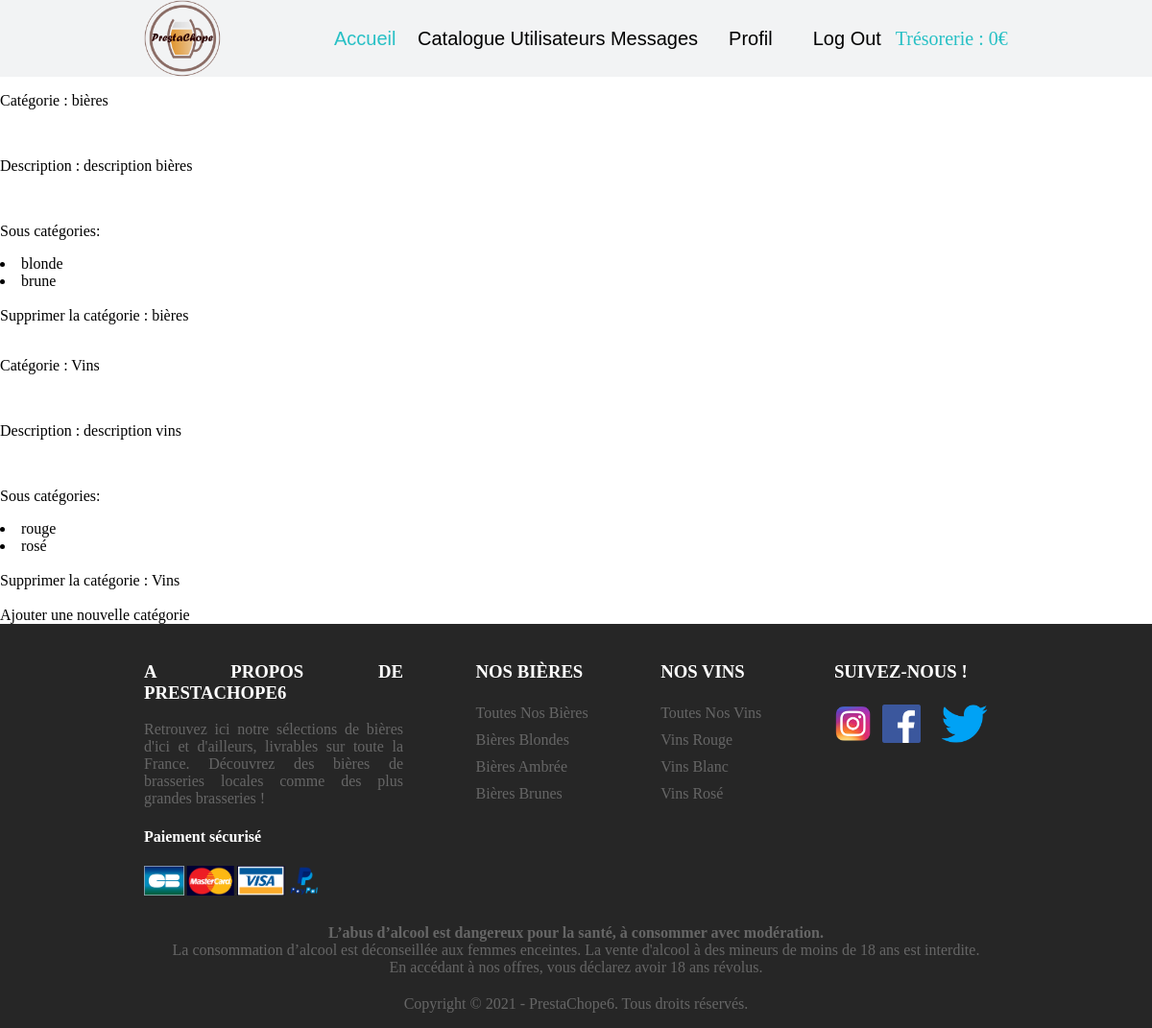
The app's page /PrestaChope/index.php?page=catégories (signed in), older data.
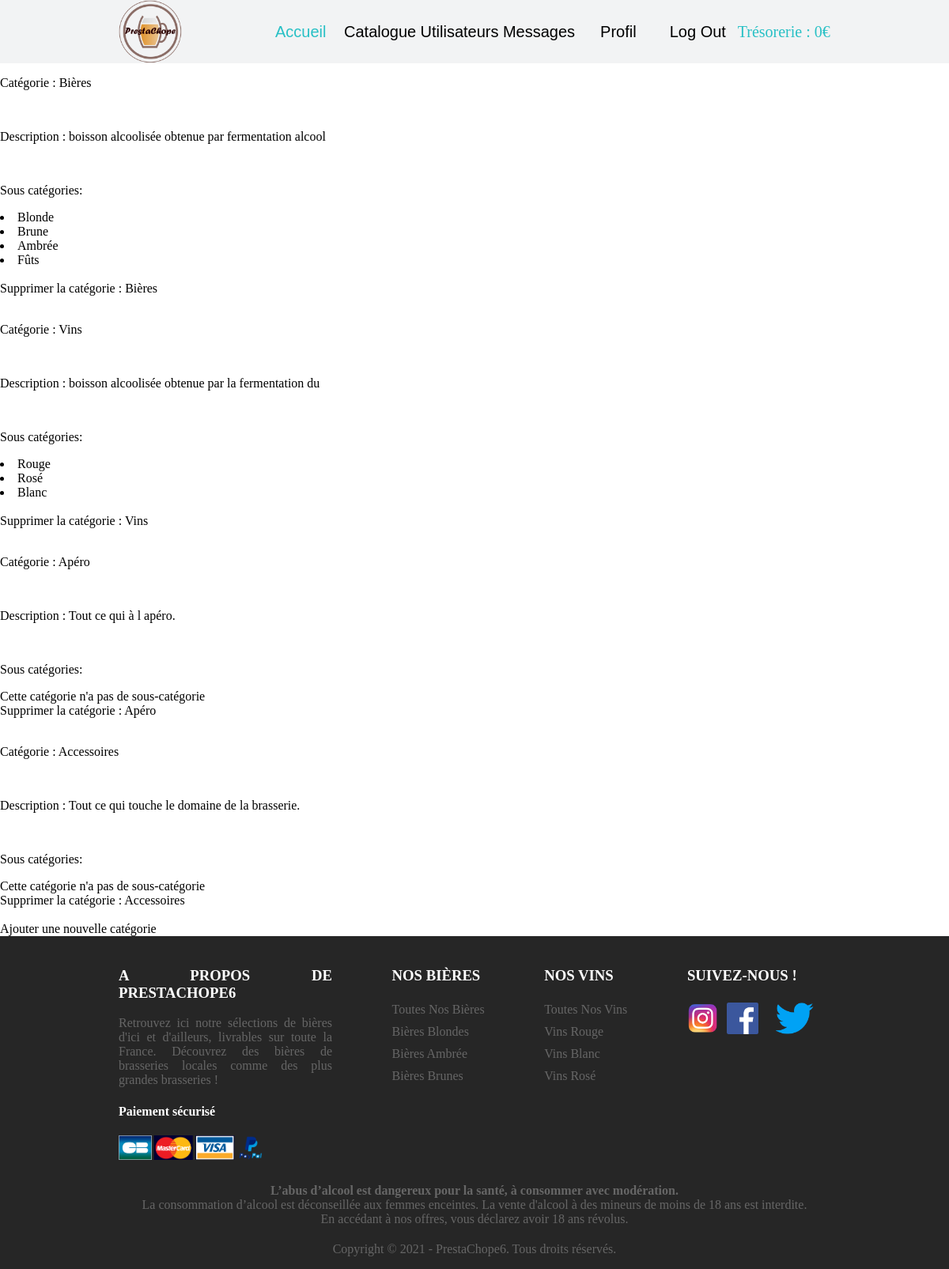
The same page, newer data.
### tables this page shows
CREATE TABLE categories(
        Id          Int  Auto_increment  NOT NULL ,
        nom         Varchar (50) NOT NULL ,
        description Varchar (50) NOT NULL
	,CONSTRAINT categories_PK PRIMARY KEY (Id)
);

CREATE TABLE souscategories(
        Id            Int  Auto_increment  NOT NULL ,
        nom           Varchar (50) NOT NULL ,
        Id_Categories Int NOT NULL
	,CONSTRAINT souscategories_PK PRIMARY KEY (Id)
	,CONSTRAINT souscategories_categories_FK FOREIGN KEY (Id_Categories) REFERENCES categories(Id)
);

### PrestaChope/index.php (called while the page is built, shortened)
<?php
require_once("tools/SuperController.php");
require_once('header.php');
$page = "accueil";
if (!empty($_GET['page'])) {
    $page = $_GET['page'];
}
SuperController::callPage($page);
require_once('footer.php');
?>

### PrestaChope/DAO/FacturesDAO.php (called while the page is built, shortened)
<?php
class FacturesDAO{
    static function TotalTresorerie(){
        $bdd= DataBaseLinker::getConnexion();
        $reponse=$bdd->prepare('Select SUM(montant) from factures');
        $reponse->execute();
        $montant=$reponse->fetch();
        $money=$montant[0];
        if($money == null){
            $money=0;
        }
        return $money;
    }
}

### PrestaChope/pages/catégories/ControllerCatégories.php (called while the page is built, shortened)
<?php
require_once('DAO/CatégoriesDAO.php');
class ControllerCatégories {
    function includeViewCatégories(){
        require_once ('Catégories.php');
    }
}

### PrestaChope/DAO/CatégoriesDAO.php (called while the page is built, shortened)
<?php
require_once('DTO/CatégoriesDTO.php');
require_once('DTO/SousCatégoriesDTO.php');
Class CatégoriesDAO {
    static function SearchAllCatégories_SousCatégories() {
        $bdd = DataBaseLinker::getConnexion();
        $reponse = $bdd->prepare("Select * from categories where Id >1");
        $reponse->execute();
        $rep = $reponse->fetchAll();
        if (!empty($rep)) {
            $tab = [];
            foreach ($rep as $value) {
                $cate = new CatégoriesDTO();
                $cate->setId($value['Id']);
                $cate->setNom($value['nom']);
                $cate->setDescription($value['description']);
                $scaté = self::SearchSousCatégories($value['Id']);
                $cate->setSouscatégories($scaté);
                $tab[] = $cate;
            }
            return $tab;
        } else {
            return null;
        }
    }
    static function SearchSousCatégories($id) {
        $bdd = DataBaseLinker::getConnexion();
        $reponse = $bdd->prepare('Select * from souscategories where Id_Categories = ?');
        $reponse->execute(array($id));
        $scat = $reponse->fetchAll();
        if ($scat) {
            $tab = [];
            foreach ($scat as $sous_caté) {
                $souscat = new SousCatégoriesDTO();
                $souscat->setId($sous_caté['Id']);
                $souscat->setNom($sous_caté['nom']);
                $tab[] = $souscat;
            }
            return $tab;
        } else {
            return null;
        }
    }
}

### PrestaChope/DTO/CatégoriesDTO.php (called while the page is built)
<?php
Class CatégoriesDTO {
    private $id;
    private $nom;
    private $description;
    private $souscatégories = [];
    function getId() {
        return $this->id;
    }
    function getNom() {
        return $this->nom;
    }
    function getDescription() {
        return $this->description;
    }
    function getSouscatégories() {
        return $this->souscatégories;
    }
    function setId($id): void {
        $this->id = $id;
    }
    function setNom($nom): void {
        $this->nom = $nom;
    }
    function setDescription($description): void {
        $this->description = $description;
    }
    function setSouscatégories($souscatégories): void {
        $this->souscatégories = $souscatégories;
    }
}

### PrestaChope/DTO/SousCatégoriesDTO.php (called while the page is built, shortened)
<?php
Class SousCatégoriesDTO{
    private $nom;
    function getNom() {
        return $this->nom;
    }
    function setNom($nom): void {
        $this->nom = $nom;
    }
}

### PrestaChope/pages/catégories/Catégories.php (the view, shortened to what this page needs)
<html>
    <head>
    </head>
    <body>
        <?php
        $allCaté = CatégoriesDAO::SearchAllCatégories_SousCatégories();
        if ($allCaté != null) {
            foreach ($allCaté as $value) {
                ?>
                <a href="index.php?page=modifCatégorie&caté=<?php echo $value->getId(); ?>">
                    <p>Catégorie : <?php echo $value->getNom(); ?> </p><br>
                    <p>Description : <?php echo $value->getDescription(); ?></p><br>
                    <p>Sous catégories:</p>
                    <?php
                    if(!empty($value->getSouscatégories())){
                    foreach ($value->getSouscatégories() as $souscaté) { ?>
                        <li> <?php echo $souscaté->getNom(); ?></li>
                    <?php }
                    }
                    else{
                        echo 'Cette catégorie n\'a pas de sous-catégorie';
                    } ?>
                </a>
                <br>
                <a href="index.php?page=deleteCatégorie&id=<?php echo $value->getId(); ?>">Supprimer la catégorie : <?php echo $value->getNom(); ?></a><br><br>
                <?php
            }
            ?>
            <a href="index.php?page=créationCatégorie">Ajouter une nouvelle catégorie </a>
            <?php
        } else {
            ?>
            <p>Aucune catégorie n'a été trouvé.</p>
            <a href="index.php?page=créationCatégorie">Ajouter une nouvelle catégorie </a>
            <?php
        }
        ?>
    </body>
</html>

### PrestaChope/header.php (shortened to what this page needs)
<html>
    <head>
        <link rel="stylesheet" type="text/css" href="assets/css/header.css">
    </head>
    <body>
        <div class="header">
            <div class="logo">
                <img id="img-logo" src="assets/images/prestaLogo.png" alt="logo"/>
            </div>
            <div class="nav">
                <div class="bouton-accueil">
                    <a id="nav" href="index.php?page=accueil">
                        <button class="bouton-A" type="button">
                            <p class="txt-bouton-A">Accueil</p>
                        </button>
                    </a>
                </div>
                <div class="bouton-catalogue">
                    <a id="nav" href="index.php?page=catalogue">
                        <button class="bouton-Ca" type="button">
                            <p class="txt-bouton">Catalogue</p>
                        </button>
                    </a>
                </div>
                <?php
                if (!empty($_SESSION['ID'])) {
                        ?>
                    <?php
                    if ($_SESSION['IsAdmin'] == 1) {
                        ?>
                        <div class="bouton-uti">
                            <a id="nav" href="index.php?page=listeUtilisateurs">
                                <button class="bouton-U" type="button">
                                    <p class="txt-bouton">Utilisateurs</p>
                                </button>
                            </a>
                        </div>
                        <div class="bouton-uti">
                            <a id="nav" href="index.php?page=messages">
                                <button class="bouton-U" type="button">
                                    <p class="txt-bouton">Messages</p>
                                </button>
                            </a>
                        </div>
    <?php } ?>
                    <div class="bouton-profil">
                        <a id="nav" href="index.php?page=profil">
                            <button class="bouton-P" type="button">
                                <p class="txt-bouton">Profil</p>
                            </button>
                        </a>
                    </div>
                    <div class="bouton-deco">
                        <a id="nav" href="index.php?page=deconnexion">
                            <button class="bouton-D" type="button">
                                <p class="txt-bouton">Log Out</p>
                            </button>
                        </a>
                    </div>
                    <?php
                    require_once('DAO/FacturesDAO.php');
                    if ($_SESSION['IsAdmin'] == 1) {
                        echo "<p class='txt-bouton-A'>Trésorerie : " . FacturesDAO::TotalTresorerie() . "€</p>";
                    }
                }
                ?>
            </div>
        </div>
    </body>
</html>

### PrestaChope/tools/SuperController.php (shortened to what this page needs)
<?php
Class SuperController {
    static function callPage($page) {
        switch ($page) {
            case 'catégories':
                if (!empty($_SESSION['ID']) && $_SESSION['IsAdmin'] == 1) {
                    require_once('pages/catégories/ControllerCatégories.php');
                    $catégories = new ControllerCatégories();
                    $catégories->includeViewCatégories();
                } else {
                    Rooter::redirectToPage('accueil');
                }
                break;
        }
    }
}

### PrestaChope/footer.php (shortened to what this page needs)
<!DOCTYPE html>
<html>
    <head>
        <link rel="stylesheet" type="text/css" href="assets/css/footer.css">
    </head>
    <body>
    </body>
    <footer>
        <div class="background">
            <div class="footer-container">
                <div class= "footer">
                    <div class="footer-heading-1">
                        <h3>A PROPOS DE PRESTACHOPE6</h3>
                        <p>Retrouvez ici notre sélections de bières d'ici et d'ailleurs, livrables sur toute la France. Découvrez des bières de brasseries locales comme des plus grandes brasseries !</p>
                        <h4> Paiement sécurisé </h4>
                        <img id="img-paiement" src="assets/images/paiement.png" alt="image paiement"/>
                    </div>
                    <div class="footer-heading-2">
                        <h3> NOS BIÈRES </h3>
                        <a href="index.php?page=catalogue&cat=2">Toutes Nos Bières</a>
                        <a href="index.php?page=catalogue&cat=2&souscat=2">Bières Blondes</a>
                        <a href="#">Bières Ambrée</a>
                        <a href="index.php?page=catalogue&cat=2&souscat=3">Bières Brunes</a>
                    </div>
                    <div class="footer-heading-3">
                        <h3> NOS VINS </h3>
                        <a href="index.php?page=catalogue&cat=3">Toutes Nos Vins</a>
                        <a href="index.php?page=catalogue&cat=3&souscat=4">Vins Rouge</a>
                        <a href="#">Vins Blanc</a>
                        <a href="index.php?page=catalogue&cat=3&souscat=5">Vins Rosé</a>
                    </div>
                    <div class="footer-heading-4">
                        <h3> SUIVEZ-NOUS ! </h3>
                        <div class="sociaux">
                            <a href="#">
                                <img class="img-sociaux" src="assets/images/insta.png" alt="image instagram"/>
                            </a>
                            <a href="#">
                                <img class="img-sociaux" src="assets/images/fb.png" alt="image facebook"/>
                            </a>
                            <a href="#">
                                <img class="img-sociaux" src="assets/images/twitter.png" alt="image twitter"/>
                            </a>
                        </div>
                    </div>
                </div>
                <div class="copyright">
                    <p class="txt-copyright-I">L’abus d’alcool est dangereux pour la santé, à consommer avec modération.</p>
                    <p class="txt-copyright">La consommation d’alcool est déconseillée aux femmes enceintes. La vente d'alcool à des mineurs de moins de 18 ans est interdite.</p>
                    <p class="txt-copyright">En accédant à nos offres, vous déclarez avoir 18 ans révolus.</p>
                    <p class="txt-copyright-C">Copyright © 2021 - PrestaChope6. Tous droits réservés.</p>
                </div>
            </div>
        </div>
    </footer>
</html>

### PrestaChope/assets/css/header.css (style rules this page uses)
html { margin: 0; }
body { margin: 0; }
.header { display: flex; background-color: rgb(242, 243, 244); align-items: center; width: 100%; height: 10%; flex-direction: row; }
.nav { display: flex; justify-content: space-around; align-items: center; flex-direction: row; width: 80%; height: 100%; margin-right: 150px; }
.logo { width: 20%; height: 100%; margin-left: 150px; }
#img-logo { width: auto; height: 100%; }
.bouton-A { height: 60px; width: 100px; display: flex; justify-content: center; align-items: center; cursor: pointer; border: none; background-color: rgb(242, 243, 244); }
.bouton-Ca { height: 60px; width: 100px; display: flex; justify-content: center; align-items: center; cursor: pointer; border: none; background-color: rgb(242, 243, 244); }
.bouton-U { height: 60px; width: 100px; display: flex; justify-content: center; align-items: center; cursor: pointer; border: none; background-color: rgb(242, 243, 244); }
.bouton-D { height: 60px; width: 100px; display: flex; justify-content: center; align-items: center; cursor: pointer; border: none; background-color: rgb(242, 243, 244); }
.bouton-P { height: 60px; width: 100px; display: flex; justify-content: center; align-items: center; cursor: pointer; border: none; background-color: rgb(242, 243, 244); }
.txt-bouton { font-size: 20px; }
.txt-bouton-A { font-size: 20px; color: #28c0c5; }
#nav { text-decoration: none; }

### PrestaChope/assets/css/footer.css (style rules this page uses)
.background { background-color: rgb(38, 38, 38); }
.footer-container { display: flex; justify-content: center; flex-direction: column; margin-left: 150px; margin-right: 150px; padding-top: 20px; }
.footer-container p { color: #666; }
.footer-container h3 { color: #fff; }
.footer-container h4 { color: #fff; }
.footer-container a { color: #666; text-decoration: none; cursor: pointer; margin-top: 5px; margin-bottom: 5px; }
.footer { width: 100%; display: flex; justify-content: space-between; flex-direction: row; flex-wrap: wrap; }
.footer-heading-1 { width: 30%; text-align: justify; }
.footer-heading-2 { display: flex; flex-direction: column; }
.footer-heading-3 { display: flex; flex-direction: column; }
.footer-heading-4 { display: flex; flex-direction: column; }
.sociaux { display: flex; flex-direction: row; }
.copyright { display: flex; justify-content: center; flex-direction: column; align-items: center; margin-top: 30px; }
.txt-copyright { margin: 0; }
.txt-copyright-I { margin: 0; font-weight: bold; }
.txt-copyright-C { margin-top: 20px; }
#img-paiement { width: 70%; height: auto; }
.img-sociaux { height: 40px; width: auto; margin-right: 10px; }

### PrestaChope/pages/catégories/Catégories.php (style rules this page uses)
a { text-decoration: none; color:black; }

Row changes from the older to the newer data that the page shows:
changed categories: nom "bières" → "Bières"; description "description bières" → "boisson alcoolisée obtenue par fermentation alcool"; gains souscategories (nom "Ambrée"); gains souscategories (nom "Fûts")
changed souscategories: nom "blonde" → "Blonde"
changed souscategories: nom "brune" → "Brune"
changed categories "Vins": description "description vins" → "boisson alcoolisée obtenue par la fermentation du"; loses souscategories (nom "rouge"); loses souscategories (nom "rosé")
added souscategories: nom "Rouge", shown under categories "Vins"
added souscategories: nom "Rosé", shown under categories "Vins"
added souscategories: nom "Blanc", shown under categories "Vins"
added categories: nom "Apéro", description "Tout ce qui à l apéro.", shows "Cette catégorie n"
added categories: nom "Accessoires", description "Tout ce qui touche le domaine de la brasserie.", shows "Cette catégorie n"
